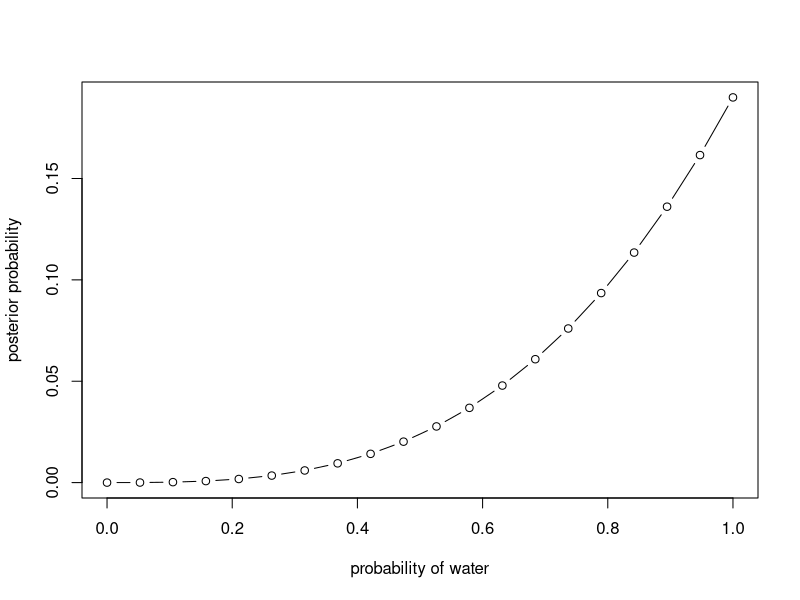
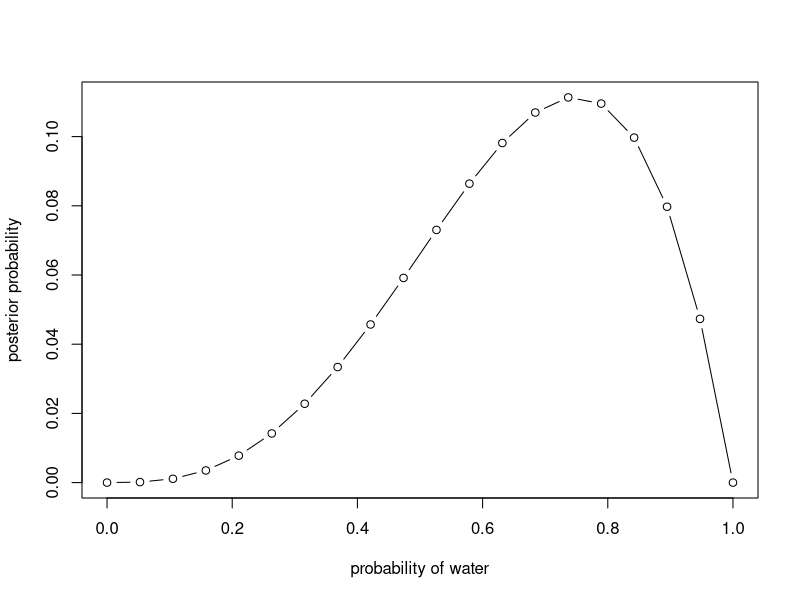
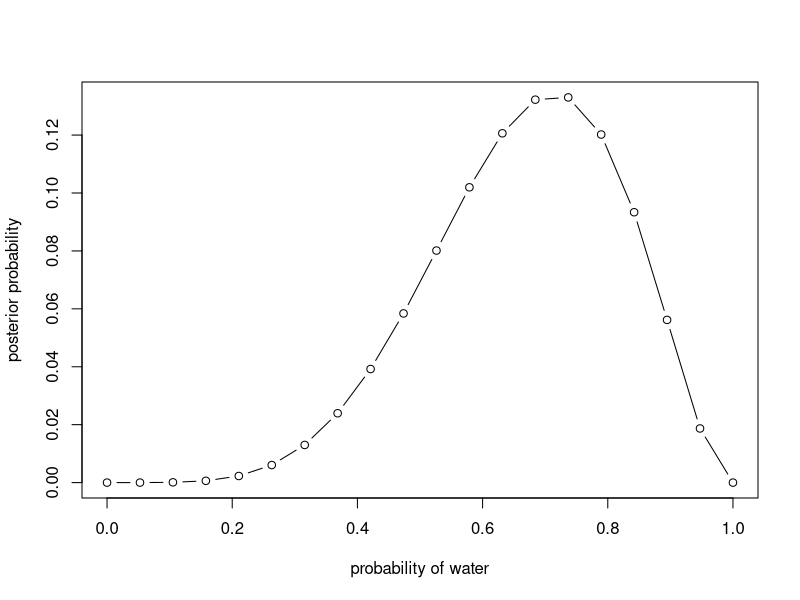
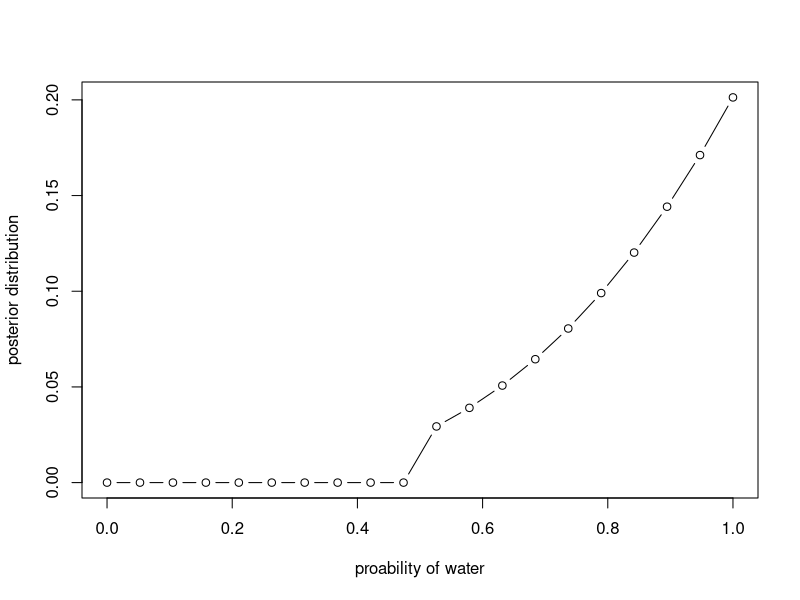
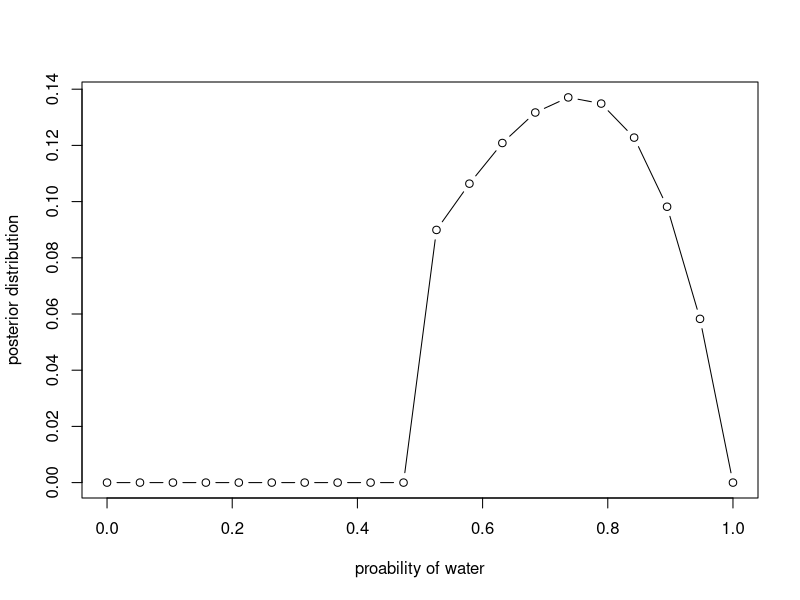
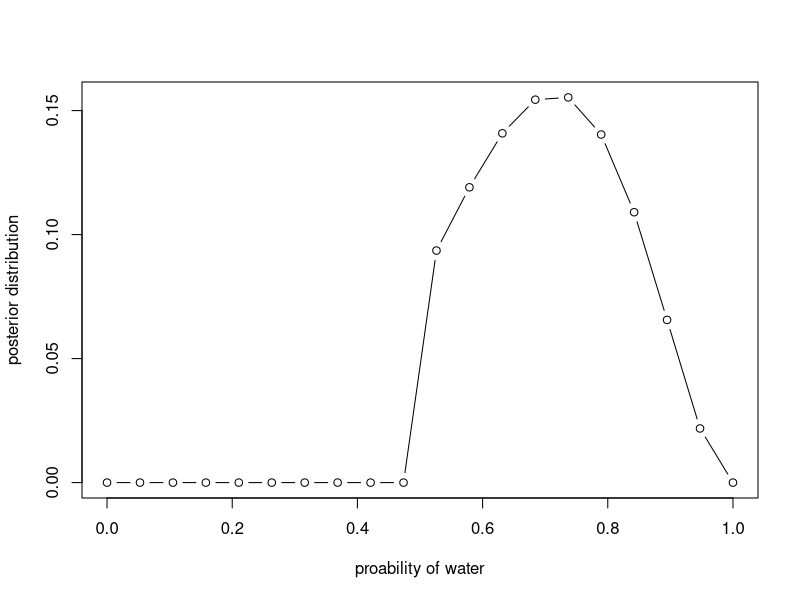

Write the R code that produced these figures, in order.
## ---- chunk 1
p_grid = seq(from = 0, to = 1, length.out = 20)
prior = rep(1,20)
likelihood = dbinom(3, size = 3, prob = p_grid)
unstd.posterior = likelihood*prior
posterior = unstd.posterior/sum(unstd.posterior)
plot(p_grid, posterior, type = "b", xlab = "probability of water", ylab = "posterior probability")
## ---- chunk 2
#p_grid = seq(from = 0, to = 1, length.out = 20)
#prior = rep(1,20)
likelihood2 = dbinom(3, size = 4, prob = p_grid)
unstd.posterior2 = likelihood2*prior
posterior2 = unstd.posterior2/sum(unstd.posterior2)
plot(p_grid, posterior2, xlab = "probability of water", ylab = "posterior probability", type = "b")
## ---- chunk 3
likelihood3 = dbinom(5, size = 7, prob =  p_grid)
unstd.posterior3 = likelihood3*prior
posterior3 = unstd.posterior3/sum(unstd.posterior3)
plot(p_grid, posterior3, xlab = "probability of water", ylab = "posterior probability", type = "b")
## ---- chunk 4
prior2 = c(rep(0,10), rep(2, 10))
unstd.posterior1.2 = likelihood*prior2
posterior1.2 = unstd.posterior1.2/sum(unstd.posterior1.2)
plot(p_grid, posterior1.2, xlab = "proability of water", ylab = "posterior distribution", type = "b")
unstd.posterior2.2 = likelihood2*prior2
posterior2.2 = unstd.posterior2.2/sum(unstd.posterior2.2)
plot(p_grid, posterior2.2, xlab = "proability of water", ylab = "posterior distribution", type = "b")
unstd.posterior3.2 = likelihood3*prior2
posterior3.2 = unstd.posterior3.2/sum(unstd.posterior3.2)
plot(p_grid, posterior3.2, xlab = "proability of water", ylab = "posterior distribution", type = "b")
## ---- chunk 5
ways  = c(0,1,2)
ways/sum(ways)
## ---- chunk 6
ways2 = c(0,1,2,2)
ways2/sum(ways2)
## ---- chunk 7
ways3 = c(0,2,2)
ways3/sum(ways3)
## ---- chunk 8
ways4 = c(0,0,2,0,4,2)
ways4/sum(ways4)
